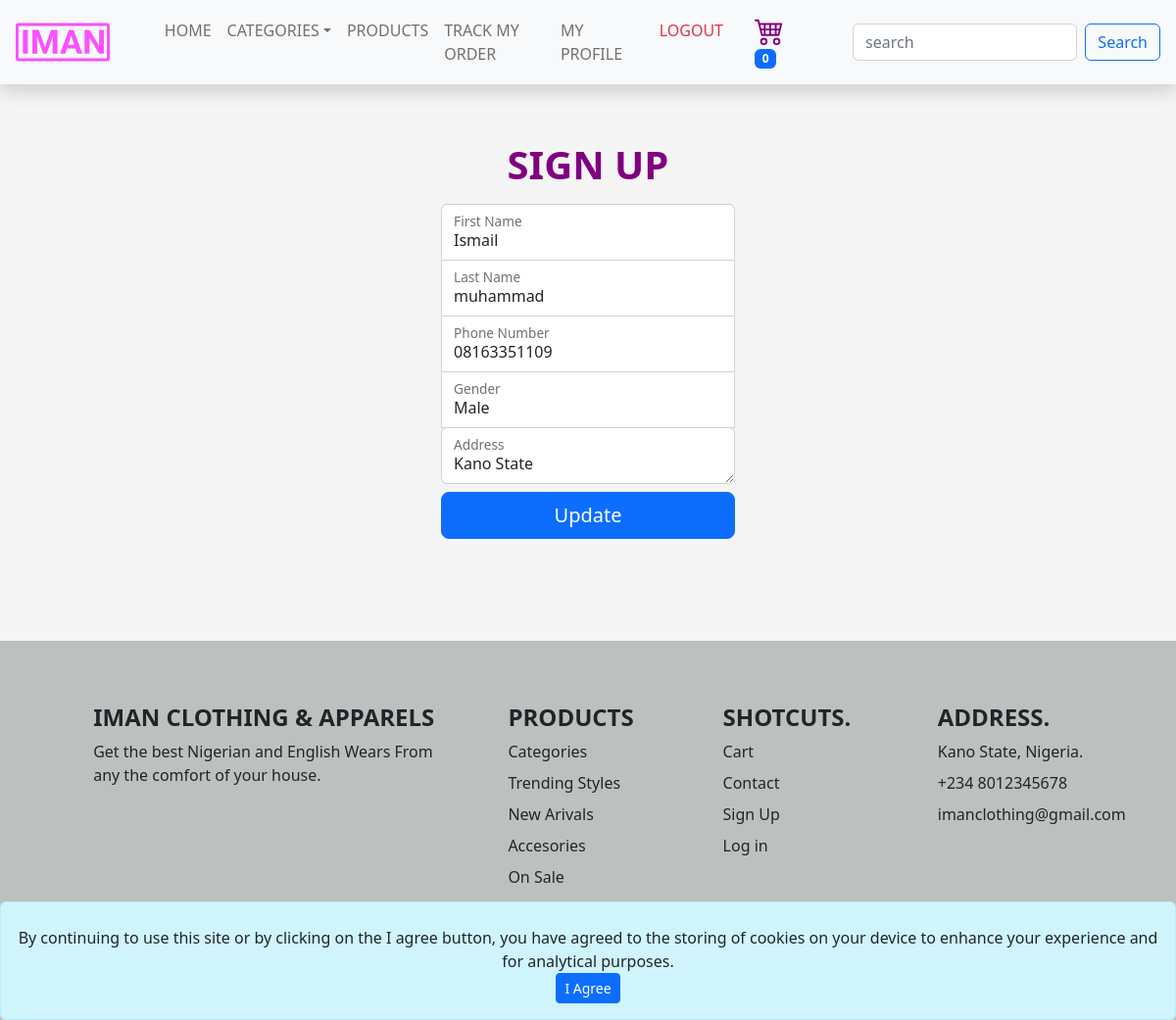
Page /account/edit-profile (signed in) on the earlier database version.
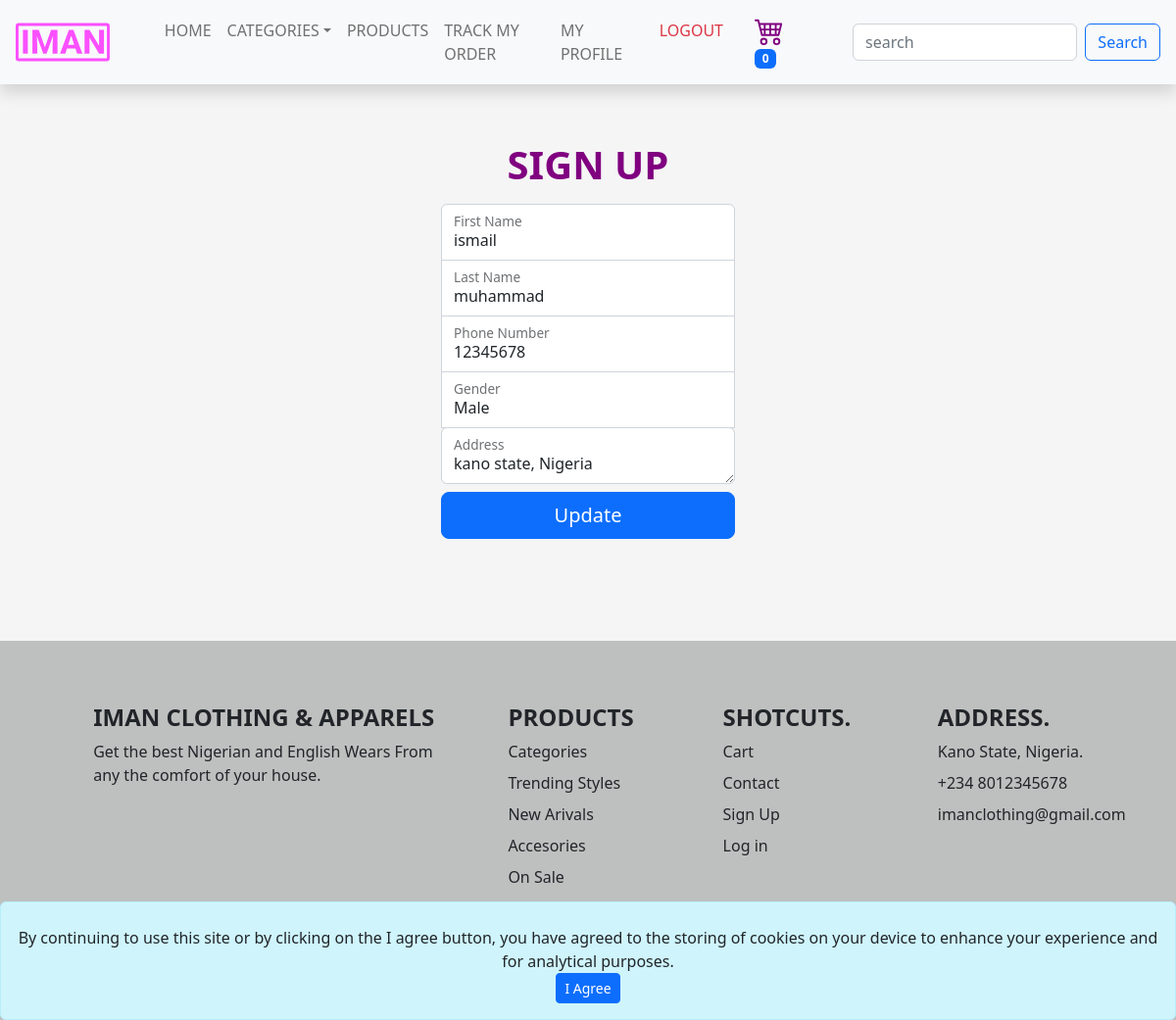
Same page on the later database version.
### user/models.py (models this page shows, shortened)
class User(AbstractBaseUser):
    GENDER_CHOICES = [
        ("M", "Male"),
        ("F", "Female"),
    ]
    objects = UserManager()
    email = models.EmailField(
        verbose_name="email address",
        max_length=255,
        unique=True,
    )
    is_active = models.BooleanField(default=True)
    staff = models.BooleanField(default=False)
    admin = models.BooleanField(default=False)
    first_name = models.CharField(max_length=200, blank=True, default="")
    last_name = models.CharField(max_length=200, blank=True, default="")
    mobile_number = models.CharField(max_length=20)
    gender = models.CharField(
        max_length=1, choices=GENDER_CHOICES, blank=True, default=""
    )
    address = models.TextField(blank=True, default="")
    added_at = models.DateTimeField(auto_now_add=True)
    is_seller = models.BooleanField(default=False)
    USERNAME_FIELD = "email"
    REQUIRED_FIELDS = []

### user/views.py (the view, shortened to what this page needs)
# urls.py: path('edit-profile', views.editProfile, name="edit_profile"),
@login_required
def editProfile(request):
    return render(request, "user/edit_profile.html")

### base/cart_count_context.py (called while the page is built)
def get_cart_count(request):
    return {
        "cart_count": request.user.cart.count() if request.user.is_authenticated else Cart.objects.filter(
            device=request.COOKIES.get('device')).count() or '0'
    }

### base/categories_context.py (called while the page is built)
def get_categories(request):
    return {
        "menu_categories": Category.objects.all()
    }

### user/templates/user/edit_profile.html (shortened to what this page needs)
{% extends 'base/base.html' %}
{% load static %}
{% block content %}
<div class="form-signup w-100 py-5 my-5 m-auto">
    <form action="{% url 'edit_profile' %}" method="post">
        <h1 class="text-center text-uppercase mb-3" style="color: purple; font-weight: 700;">Sign Up</h1>
        <div class="form-floating">
            <input type="text" value="{{request.user.first_name}}" class="form-control" id="first_name"
                name="first_name">
            <label for="first_name">First Name</label>
        </div>
        <div class="form-floating">
            <input type="text" value="{{request.user.last_name}}" class="form-control" id="last_name" name="last_name">
            <label for="last_name">Last Name</label>
        </div>
        <div class="form-floating">
            <input type="tel" value="{{request.user.mobile_number}}" class="form-control" id="phone" name="phone"
                placeholder="+234 12345678">
            <label for="phone">Phone Number</label>
        </div>
        <div class="form-floating">
            <select id="gender" class="form-control" name="gender" aria-label="Default select example">
                <option {% if request.user.gender is 'M' %} selected {% endif %} value="M">Male</option>
            </select>
            <label for="gender">Gender</label>
        </div>
        <div class="form-floating">
            <textarea type="text" class="form-control" id="address" name="address">{{request.user.address}}</textarea>
            <label for="address">Address</label>
        </div>
        <button class="w-100 my-2 btn btn-lg btn-primary" type="submit">Update</button>
    </form>
</div>
{% endblock %}

Differences in the rows shown:
changed User "muhammad": first_name "Ismail" → "ismail"; phone "08163351109" → "12345678"; address "Kano State" → "kano state, Nigeria"
